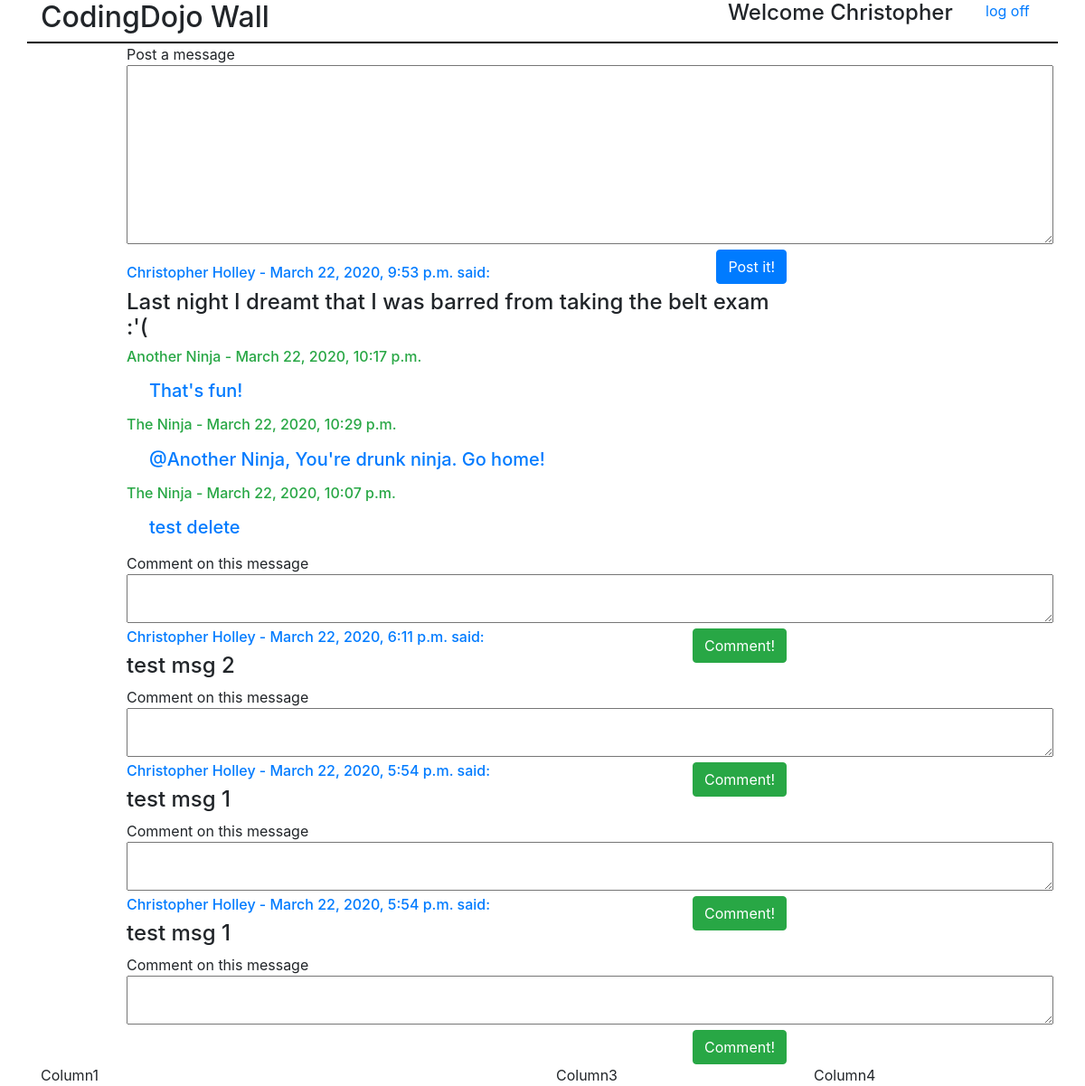
The page /wall/ (signed in) on the database its author committed.
### loginApp/models.py (models this page shows)
class user(models.Model):
    first_name = models.CharField(max_length=30)
    last_name = models.CharField(max_length=30)
    email = models.CharField(max_length=30)
    birthday = models.DateField()
    password = models.CharField(max_length=30)
    created_at = models.DateTimeField(auto_now_add=True)
    update_at = models.DateTimeField(auto_now=True)
    objects = userManager()

### THEWALL/models.py (models this page shows)
class Messages(models.Model):
    message = models.TextField()
    created_at = models.DateTimeField(auto_now_add=True)
    update_at = models.DateTimeField(auto_now=True)
    user = models.ForeignKey(user, related_name="messages", on_delete = models.CASCADE)

class Comments(models.Model):
    comment = models.TextField()
    created_at = models.DateTimeField(auto_now_add=True)
    update_at = models.DateTimeField(auto_now=True)
    messages = models.ForeignKey(Messages, related_name="comments", on_delete = models.CASCADE)
    user = models.ForeignKey(user, related_name="comments", on_delete = models.CASCADE)
    objects = Comment_Manager()

### THEWALL/views.py (the view)
# urls.py: path('', views.WALL),
def WALL(request):
    if 'user_id' in request.session:
        print(user.objects.get(id=request.session['user_id']))
        context = {
            'user' : user.objects.get(id=request.session['user_id']),
            'All_Messages' : Messages.objects.all(),
            'All_Comments' : Comments.objects.all()
        }
        return render(request, 'wall_welcome.html', context)
    return redirect('/login')

### THEWALL/templates/wall_welcome.html (shortened to what this page needs)
<!DOCTYPE html>
<html lang="en">
<head>
  <link rel="stylesheet" href="https://stackpath.bootstrapcdn.com/bootstrap/4.4.1/css/bootstrap.min.css">
</head>
<body>
  <div class="container">
  <div class="row row-cols-4">
    <div class="col-5">
      <h2>CodingDojo Wall</h2>
    </div>
    <div class="col-3"></div>
    <div class="col-3">
      <h4> Welcome {{user.first_name}}</h4>
    </div>
    <div class="col-1">
      <a href="/login/logout">log off</a>
    </div>
  </div>
  <div class="row" style="border: solid 1px black;"></div>
  <div class="row row-cols-4">
    <div class="col-1"></div>
    <div class="col-8">
      <form action="form_new_post" method="POST">
        Post a message<br>
        <textarea name="New_Post" id="" cols="98" rows="8"></textarea> <br>
        <button type="submit" class="float-right btn btn-primary">Post it!</button>
      </form>
      <p>
      {% for message in All_Messages reversed %}
        <h6 class="text-primary">{{message.user.first_name}} {{message.user.last_name}} - {{message.created_at}} said:</h6>
        <h4>{{message.message}}</h4>
          {% for comment in All_Comments %}
            {% if comment.messages.id == message.id %}
              <h6 class="pb-2 text-success">{{comment.user.first_name}} {{comment.user.last_name}} - {{comment.created_at}}</h6>
              <h5 style="margin-left: 25px" class="pb-2 text-primary">{{comment.comment}}</h5>
            {% endif %}
          {% endfor %}
            <form action="form_new_comment" method="POST">
              Comment on this message<br>
              <textarea name="New_Comment" id="" cols="98" rows="2"></textarea> <br>
              <button type="submit" class="float-right btn btn-success">Comment!</button>
            </form>
      {% endfor %}
      </p>
    </div>
    <div class="col-3"></div>
  </div>
  <div class="row row-cols-4">
    <div class="col">Column1</div>
    <div class="col">
    </div>
    <div class="col">Column3</div>
    <div class="col">Column4</div>
  </div>
</div>
</body>
</html>

### rows shown on the page
user: first_name "Christopher"
Messages: user.first_name "Christopher", user.last_name "Holley", created_at "March 22, 2020, 9:53 p.m.", message "Last night I dreamt that I was barred from taking the belt exam :'("
Comments: user.first_name "Another", user.last_name "Ninja", created_at "March 22, 2020, 10:17 p.m.", comment "That's fun!"
Comments: user.first_name "The", user.last_name "Ninja", created_at "March 22, 2020, 10:29 p.m.", comment "@Another Ninja, You're drunk ninja. Go home!"
Comments: user.first_name "The", user.last_name "Ninja", created_at "March 22, 2020, 10:07 p.m.", comment "test delete"
Messages: user.first_name "Christopher", user.last_name "Holley", created_at "March 22, 2020, 6:11 p.m.", message "test msg 2"
Messages: user.first_name "Christopher", user.last_name "Holley", created_at "March 22, 2020, 5:54 p.m.", message "test msg 1"
Messages: user.first_name "Christopher", user.last_name "Holley", created_at "March 22, 2020, 5:54 p.m.", message "test msg 1"
